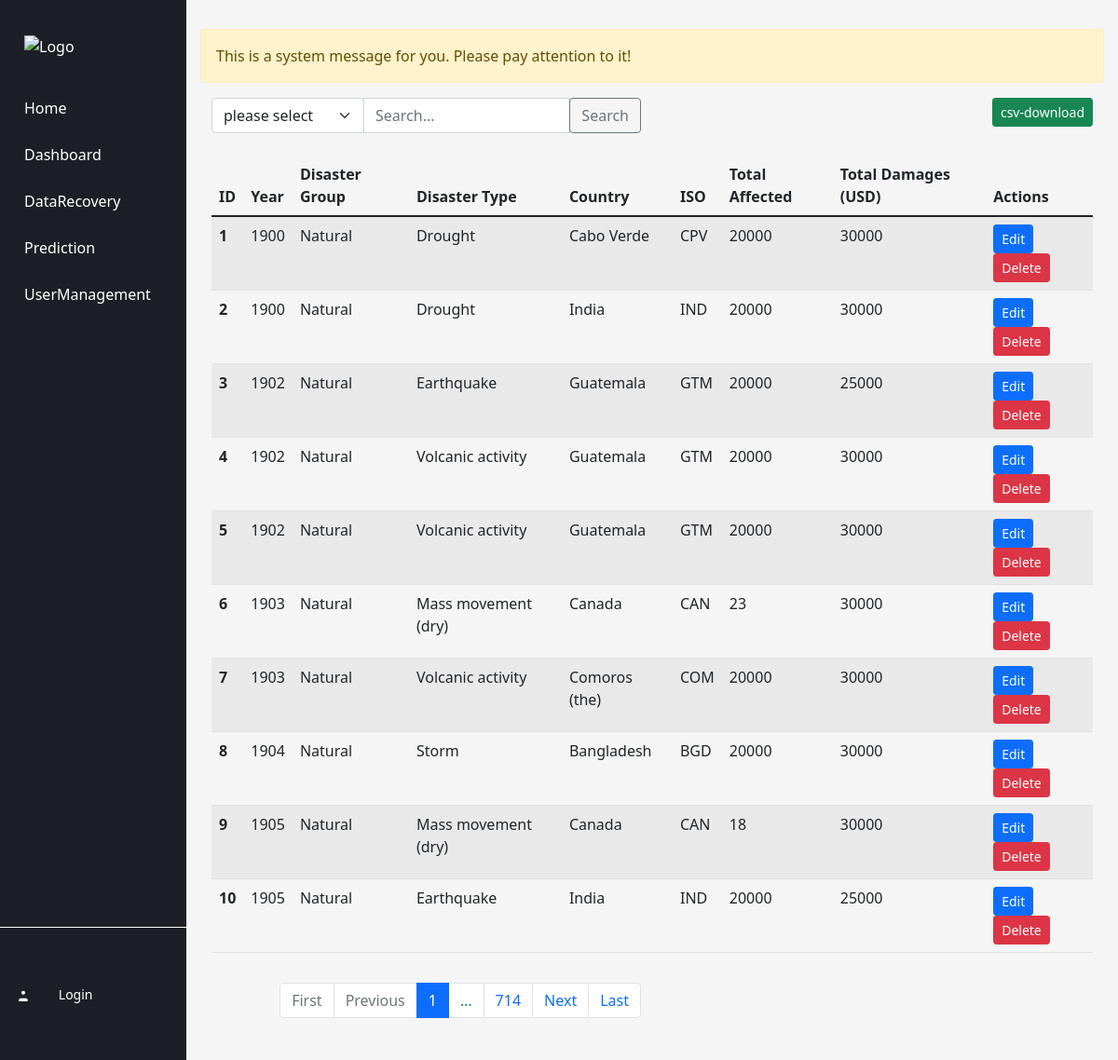
The app's page /, older data.
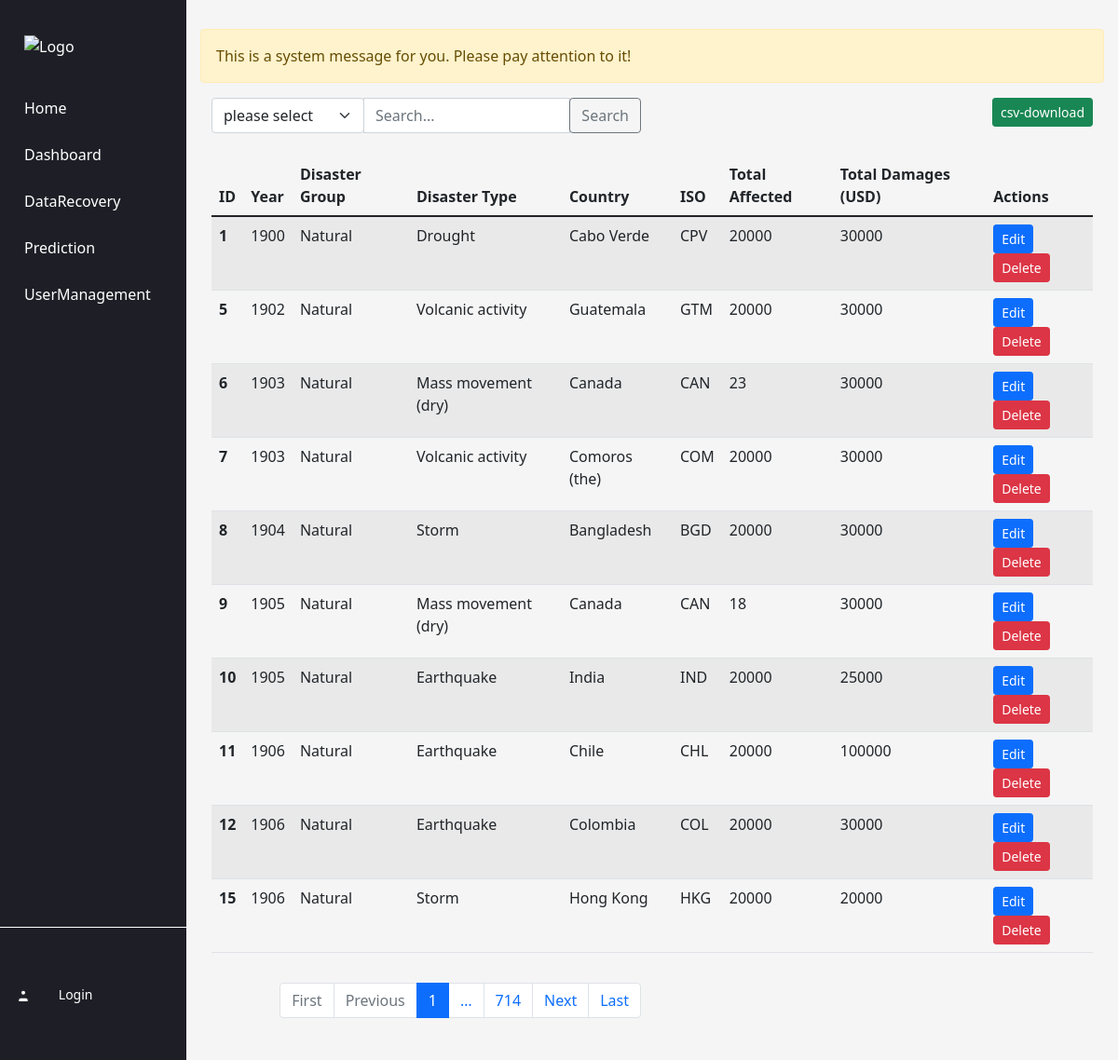
The same page, newer data.
### disaster_table/models.py (models this page shows, shortened)
class summary(models.Model):
    Dis_ID = models.IntegerField()
    Year = models.IntegerField()
    Disaster_Group = models.TextField()
    Disaster_Type = models.TextField()
    Country = models.TextField()
    ISO = models.TextField()
    Total_Affected = models.TextField()
    Total_Damages = models.TextField()
    is_delete = models.IntegerField()

### disaster_list/views.py (the view)
# urls.py: path('', views.index, name='index'),
def index(request):
    disasters_list = get_disasters()
    search_query = request.GET.get('search_query')
    search_field = request.GET.get('search_field', 'all')
    if search_query and search_field != 'all':
        disasters_list = disasters_list.filter(**{search_field: search_query})
    paginator = Paginator(disasters_list, 10)  # Show 10 items per page
    page = request.GET.get('page', 1)
    try:
        page = int(page)
        if page <= 0:
            page = 1
        disasters = paginator.page(page)
    except (PageNotAnInteger, EmptyPage):
        disasters = paginator.page(1)
    page_range = paginator.get_elided_page_range(page, on_each_side=0, on_ends=1)
    return render(request, 'disaster_list/index.html', {'disasters': disasters, 'search_query': search_query,
                                                         'search_field': search_field, 'page_range': page_range})

### disaster_list/views.py (called while the page is built)
def get_disasters():
    disasters = DisasterList.objects.filter(is_delete=0).order_by('Dis_ID')
    return disasters

### disaster_list/templates/disaster_list/index.html (shortened to what the changed rows need)
 {% include 'common/header.html' %} {% include 'common/nav.html' %}
<div class="main-content">
    <div class="container my-3">
        <br>
        <div class="row">
            <div class="col">
                <table class="table table-striped">
                    <thead>
                        <tr>
                            <th scope="col">ID</th>
                            <th scope="col">Year</th>
                            <th scope="col">Disaster Group</th>
                            <th scope="col">Disaster Type</th>
                            <th scope="col">Country</th>
                            <th scope="col">ISO</th>
                            <th scope="col">Total Affected</th>
                            <th scope="col">Total Damages (USD)</th>
                            <th scope="col">Actions</th>
                        </tr>
                    </thead>
                    <tbody>
                        {% for disaster in disasters %}
                        <tr>
                            <th scope="row">{{ disaster.Dis_ID }}</th>
                            <td>{{ disaster.Year }}</td>
                            <td>{{ disaster.Disaster_Group }}</td>
                            <td>{{ disaster.Disaster_Type }}</td>
                            <td>{{ disaster.Country }}</td>
                            <td>{{ disaster.ISO }}</td>
                            <td>{{ disaster.Total_Affected }}</td>
                            <td>{{ disaster.Total_Damages }}</td>
                            <td>
                                <a href="/edit/{{ disaster.Dis_ID }}" class="btn btn-primary btn-sm">Edit</a>
                                <a href="/list/delete/{{ disaster.Dis_ID }}" class="btn btn-danger btn-sm">Delete</a>
                            </td>
                        </tr>
                        {% endfor %}
                    </tbody>
                </table>
            </div>
        </div>
        <div class="row my-3">
            <div class="col-12 col-md-6">
                <nav aria-label="Page navigation example">
                    <ul class="pagination justify-content-end">
                        {% for i in page_range %}
                        {% if disasters.number == i %}
                        <li class="page-item active" aria-current="page">
                            <a class="page-link" href="?{% if search_query and search_field %}search_query={{ search_query }}&search_field={{ search_field }}&{% endif %}page={{ i }}">{{ i }}</a>
                        </li>
                        {% else %}
                        <li class="page-item">
                            <a class="page-link" href="?{% if search_query and search_field %}search_query={{ search_query }}&search_field={{ search_field }}&{% endif %}page={{ i }}">{{ i }}</a>
                        </li>
                        {% endif %}
                        {% endfor %}
                    </ul>
                </nav>
            </div>
        </div>
    </div>
</div>

Row changes from the older to the newer data that the page shows:
no longer on this page (row edited): summary: Dis_ID "2", Year "1900", Disaster_Group "Natural", Disaster_Type "Drought", Country "India", ISO "IND", Total_Affected "20000", Total_Damages "30000"
no longer on this page (row edited): summary: Dis_ID "3", Year "1902", Disaster_Group "Natural", Disaster_Type "Earthquake", Country "Guatemala", ISO "GTM", Total_Affected "20000", Total_Damages "25000"
no longer on this page (row edited): summary: Dis_ID "4", Year "1902", Disaster_Group "Natural", Disaster_Type "Volcanic activity", Country "Guatemala", ISO "GTM", Total_Affected "20000", Total_Damages "30000"
now on this page (row unchanged): summary: Dis_ID "11", Year "1906", Disaster_Group "Natural", Disaster_Type "Earthquake", Country "Chile", ISO "CHL", Total_Affected "20000", Total_Damages "100000"
now on this page (row unchanged): summary: Dis_ID "12", Year "1906", Disaster_Group "Natural", Disaster_Type "Earthquake", Country "Colombia", ISO "COL", Total_Affected "20000", Total_Damages "30000"
now on this page (row unchanged): summary: Dis_ID "15", Year "1906", Disaster_Group "Natural", Disaster_Type "Storm", Country "Hong Kong", ISO "HKG", Total_Affected "20000", Total_Damages "20000"
